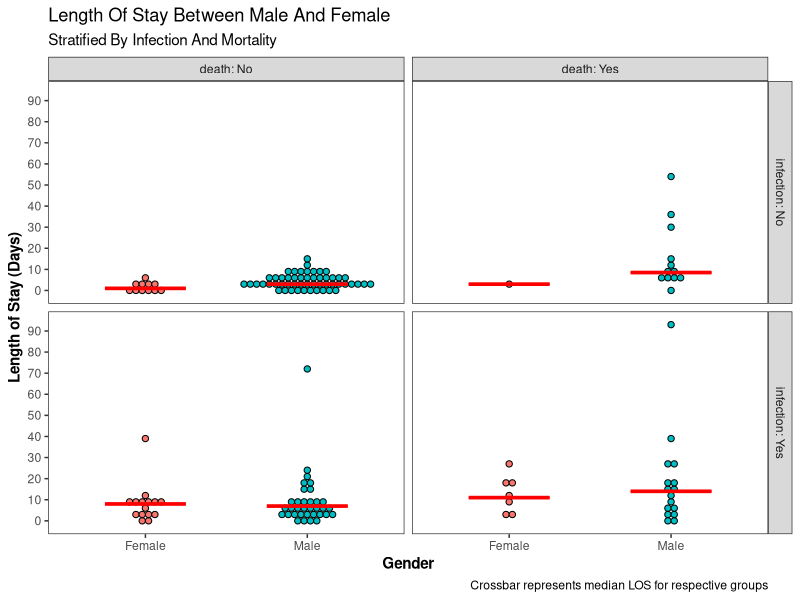
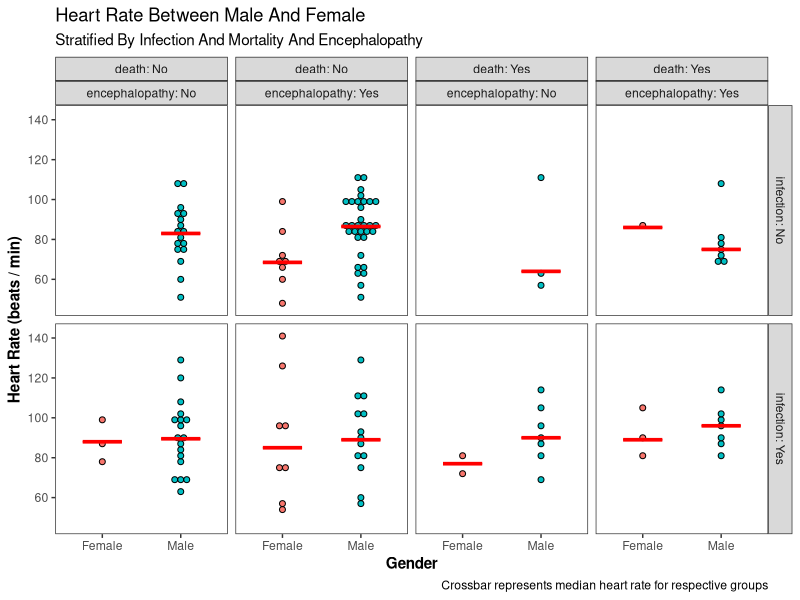

Generate these figures, in order, with R:
## ---- chunk 1
library(tidyverse)
library(stringr)

df <- read_csv('data/emergency.csv')

df <- df %>% mutate(infection = factor(infection,
                                        levels = 0:1,
                                        labels = c("No", "Yes")),
                               gender = 
                                 factor(gender,
                                        levels = 0:1,
                                        labels = c("Female", "Male")),
                               child =
                                 factor(child,
                                        levels = 0:2,
                                        labels = c("A", "B", "C")),
                               encephalopathy =
                                 factor(encephalopathy,
                                        levels = 0:1,
                                        labels = c("No", "Yes")),
                               ascites =
                                 factor(ascites,
                                        levels = 0:1,
                                        labels = c("No", "Yes")),
                               death = 
                                 factor(death,
                                        levels = 0:1,
                                        labels = c("No", "Yes")))

## ---- chunk 2
ggplot(df, aes(x = gender, y = los, fill = gender)) +
  geom_dotplot(binaxis = 'y', stackdir = 'center', method = 'histodot', binwidth = 3) +
  stat_summary(fun.y = median, fun.ymax = median, fun.ymin = median, geom = 'crossbar', width = .5, color = 'red') +
  scale_y_continuous(breaks = seq(0,100,10)) +
  facet_grid(infection ~ death, labeller = label_both) +
  theme_bw() +
  theme(legend.position = 'none',
        panel.grid = element_blank(),
        axis.title = element_text(face = 'bold')) +
  labs(x = 'Gender', y = 'Length of Stay (Days)', title = str_to_title('Length of Stay between Male and Female'), subtitle = str_to_title('stratified by Infection and Mortality'), caption = 'Crossbar represents median LOS for respective groups') +
  scale_x_discrete(labels = c('0' = 'Female', '1' = 'Male'))
## ---- chunk 3
ggplot(df, aes(x = gender, y = hr, fill = gender)) +
  geom_dotplot(binaxis = 'y', stackdir = 'center', method = 'histodot', binwidth = 3) +
  stat_summary(fun.y = median, fun.ymax = median, fun.ymin = median, geom = 'crossbar', width = .5, color = 'red') +
  scale_y_continuous(breaks = seq(0,300,20)) +
  facet_grid(infection ~ death + encephalopathy, labeller = label_both) +
  theme_bw() +
  theme(legend.position = 'none',
        panel.grid = element_blank(),
        axis.title = element_text(face = 'bold')) +
  labs(x = 'Gender', y = 'Heart Rate (beats / min)', title = str_to_title('Heart Rate between Male and Female'), subtitle = str_to_title('stratified by Infection and Mortality and encephalopathy'), caption = 'Crossbar represents median heart rate for respective groups')
